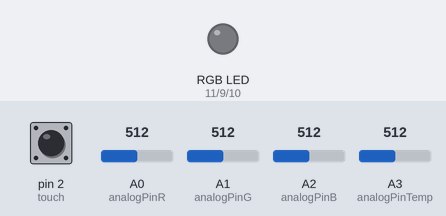
This sketch was run on a simulated Arduino Uno, built with avr-gcc and run on an emulated ATmega328P. On the bench: an RGB LED mixed from three pins (HIGH = lit). Dashed ring = blinking. Inputs (shaded band) come from the test bench; at power-on: pin 2 (touch) LOW, A0 (analogPinR) = 512, A1 (analogPinG) = 512, A2 (analogPinB) = 512, A3 (analogPinTemp) = 512. Dim RGB values are drawn brighter than linear; what the sketch prints to the serial monitor is not drawn.

Above: at 1.2 s.
1.3 s: pin 2 (touch) pulled HIGH for 1 s
At 1.48 s:
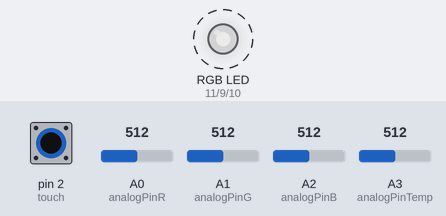
3.8 s: pin 2 (touch) pulled HIGH for 0.15 s
At 5.0 s:
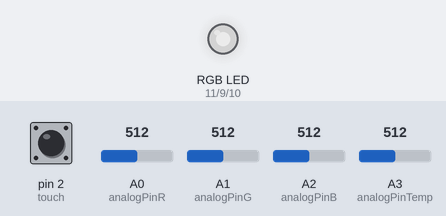
5.4 s: pin 2 (touch) pulled HIGH for 3.2 s
At 5.9 s:
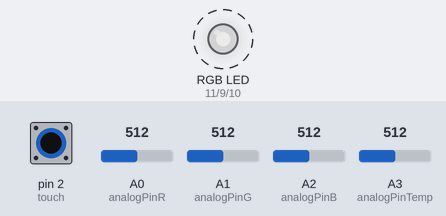
Timing chart, 0 to 10.1 s (numbered marks = the images above; inputs shaded):
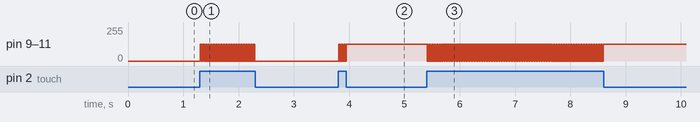

The sketch:

sketch_oct15c.ino
```cpp
#include <math.h>

const int analogPinR = A0;    //Declaramos los pines analógicos.
const int analogPinG = A1;
const int analogPinB = A2;
const int analogPinTemp = A3;

const int ledR = 11;    //Declaramos los pines dígitales.
const int ledG = 9;
const int ledB = 10;
const int touch = 2;

int touchFlag = 0;
int varTouchFlag = 0;

int R;      //variable que almacena la lectura analógica raw
int G;
int B;

int positionR;   //posicion del potenciometro en tanto por ciento
int positionG;
int positionB;


double Thermistor(int RawADC) {

  double Temp;
  Temp = log(10000.0 / (1024.0 / RawADC - 1));
  Temp = 1 / (0.001129148 + (0.000234125 + (0.0000000876741 * Temp * Temp )) * Temp );
  Temp = Temp - 273.15;            // Convert Kelvin to Celcius
  //Temp = (Temp * 9.0)/ 5.0 + 32.0; // Convert Celcius to Fahrenheit
  return Temp;
}

void setup() {
  Serial.begin(9600);

  pinMode(analogPinR, INPUT);
  pinMode(analogPinG, INPUT);
  pinMode(analogPinB, INPUT);
  pinMode(analogPinTemp, INPUT);
  pinMode(touch, INPUT);

  pinMode(ledR, OUTPUT);
  pinMode(ledG, OUTPUT);
  pinMode(ledB, OUTPUT);
}

void loop() {

  R = analogRead(analogPinR);          // realizar la lectura analógica raw
  G = analogRead(analogPinG);
  B = analogRead(analogPinB);

  positionR = map(R, 0, 1023, 0, 255);  // convertir a porcentaje
  positionG = map(G, 0, 1023, 0, 255);
  positionB = map(B, 0, 1023, 0, 255);
  touchFlag = digitalRead(touch);

  int readVal = analogRead(analogPinTemp);
  double temp =  Thermistor(readVal);
  temp = temp * (-1);
  Serial.println(temp);  // display tempature
  //Serial.println(readVal);  // display tempature

  if (touchFlag == HIGH) {
    varTouchFlag = !varTouchFlag;
    if (varTouchFlag == HIGH) {

      analogWrite(ledR, positionR);
      analogWrite(ledG, positionG);
      analogWrite(ledB, positionB);

    } else {
      analogWrite(ledR, 0);
      analogWrite(ledG, 0);
      analogWrite(ledB, 0);
    }
  }


  delay(10);
}
```

Measured:
- after the input at 1.3 s, pin 9 (ledG), pin 10 (ledB), pin 11 (ledR): alternates 127/255 for 0.01 s and 0/255 for 0.01 s, 88 changes in all, then stays 0/255, starting at once
- after the input at 3.8 s, pin 9 (ledG), pin 10 (ledB), pin 11 (ledR): alternates 127/255 for 0.01 s and 0/255 for 0.01 s, 13 changes in all, then stays 127/255, starting at once
- after the input at 5.4 s, pin 9 (ledG), pin 10 (ledB), pin 11 (ledR): alternates 127/255 for 0.01 s and 0/255 for 0.01 s, 282 changes in all, then stays 127/255, starting at once
